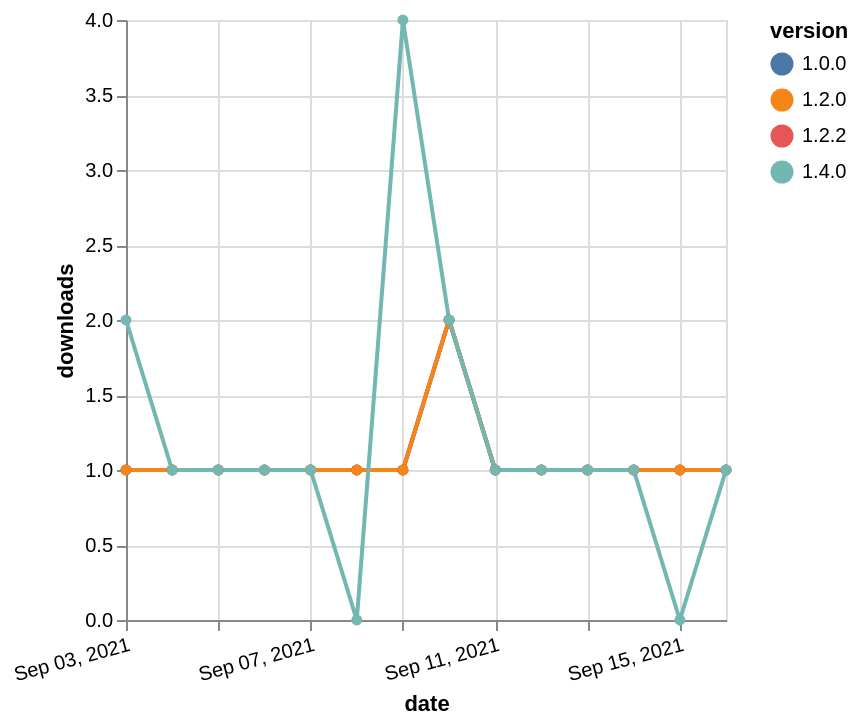

Describe this chart as a Vega-Lite specification.
### Vega-Lite specification from a JSON file in a GitHub repository (floating-point values rounded to 4 significant figures)
{"$schema": "https://vega.github.io/schema/vega-lite/v5.json", "description": "A simple bar chart with embedded data.", "data": {"values": [{"date": "2021-09-03", "total": 167, "delta": 1, "version": "1.0.0"}, {"date": "2021-09-04", "total": 168, "delta": 1, "version": "1.0.0"}, {"date": "2021-09-05", "total": 169, "delta": 1, "version": "1.0.0"}, {"date": "2021-09-06", "total": 170, "delta": 1, "version": "1.0.0"}, {"date": "2021-09-07", "total": 171, "delta": 1, "version": "1.0.0"}, {"date": "2021-09-08", "total": 172, "delta": 1, "version": "1.0.0"}, {"date": "2021-09-09", "total": 173, "delta": 1, "version": "1.0.0"}, {"date": "2021-09-10", "total": 175, "delta": 2, "version": "1.0.0"}, {"date": "2021-09-11", "total": 176, "delta": 1, "version": "1.0.0"}, {"date": "2021-09-12", "total": 177, "delta": 1, "version": "1.0.0"}, {"date": "2021-09-13", "total": 178, "delta": 1, "version": "1.0.0"}, {"date": "2021-09-14", "total": 179, "delta": 1, "version": "1.0.0"}, {"date": "2021-09-15", "total": 180, "delta": 1, "version": "1.0.0"}, {"date": "2021-09-16", "total": 181, "delta": 1, "version": "1.0.0"}, {"date": "2021-09-03", "total": 136, "delta": 1, "version": "1.2.2"}, {"date": "2021-09-04", "total": 137, "delta": 1, "version": "1.2.2"}, {"date": "2021-09-05", "total": 138, "delta": 1, "version": "1.2.2"}, {"date": "2021-09-06", "total": 139, "delta": 1, "version": "1.2.2"}, {"date": "2021-09-07", "total": 140, "delta": 1, "version": "1.2.2"}, {"date": "2021-09-08", "total": 141, "delta": 1, "version": "1.2.2"}, {"date": "2021-09-09", "total": 142, "delta": 1, "version": "1.2.2"}, {"date": "2021-09-10", "total": 144, "delta": 2, "version": "1.2.2"}, {"date": "2021-09-11", "total": 145, "delta": 1, "version": "1.2.2"}, {"date": "2021-09-12", "total": 146, "delta": 1, "version": "1.2.2"}, {"date": "2021-09-13", "total": 147, "delta": 1, "version": "1.2.2"}, {"date": "2021-09-14", "total": 148, "delta": 1, "version": "1.2.2"}, {"date": "2021-09-15", "total": 149, "delta": 1, "version": "1.2.2"}, {"date": "2021-09-16", "total": 150, "delta": 1, "version": "1.2.2"}, {"date": "2021-09-03", "total": 154, "delta": 1, "version": "1.2.0"}, {"date": "2021-09-04", "total": 155, "delta": 1, "version": "1.2.0"}, {"date": "2021-09-05", "total": 156, "delta": 1, "version": "1.2.0"}, {"date": "2021-09-06", "total": 157, "delta": 1, "version": "1.2.0"}, {"date": "2021-09-07", "total": 158, "delta": 1, "version": "1.2.0"}, {"date": "2021-09-08", "total": 159, "delta": 1, "version": "1.2.0"}, {"date": "2021-09-09", "total": 160, "delta": 1, "version": "1.2.0"}, {"date": "2021-09-10", "total": 162, "delta": 2, "version": "1.2.0"}, {"date": "2021-09-11", "total": 163, "delta": 1, "version": "1.2.0"}, {"date": "2021-09-12", "total": 164, "delta": 1, "version": "1.2.0"}, {"date": "2021-09-13", "total": 165, "delta": 1, "version": "1.2.0"}, {"date": "2021-09-14", "total": 166, "delta": 1, "version": "1.2.0"}, {"date": "2021-09-15", "total": 167, "delta": 1, "version": "1.2.0"}, {"date": "2021-09-16", "total": 168, "delta": 1, "version": "1.2.0"}, {"date": "2021-09-03", "total": 121, "delta": 2, "version": "1.4.0"}, {"date": "2021-09-04", "total": 122, "delta": 1, "version": "1.4.0"}, {"date": "2021-09-05", "total": 123, "delta": 1, "version": "1.4.0"}, {"date": "2021-09-06", "total": 124, "delta": 1, "version": "1.4.0"}, {"date": "2021-09-07", "total": 125, "delta": 1, "version": "1.4.0"}, {"date": "2021-09-08", "total": 125, "delta": 0, "version": "1.4.0"}, {"date": "2021-09-09", "total": 129, "delta": 4, "version": "1.4.0"}, {"date": "2021-09-10", "total": 131, "delta": 2, "version": "1.4.0"}, {"date": "2021-09-11", "total": 132, "delta": 1, "version": "1.4.0"}, {"date": "2021-09-12", "total": 133, "delta": 1, "version": "1.4.0"}, {"date": "2021-09-13", "total": 134, "delta": 1, "version": "1.4.0"}, {"date": "2021-09-14", "total": 135, "delta": 1, "version": "1.4.0"}, {"date": "2021-09-15", "total": 135, "delta": 0, "version": "1.4.0"}, {"date": "2021-09-16", "total": 136, "delta": 1, "version": "1.4.0"}]}, "width": "container", "mark": {"type": "line", "point": {"filled": true}}, "encoding": {"x": {"field": "date", "type": "temporal", "timeUnit": "yearmonthdate", "title": "date", "axis": {"labelAngle": -15}}, "y": {"field": "delta", "type": "quantitative", "title": "downloads"}, "color": {"field": "version", "type": "nominal"}, "tooltip": {"field": "delta"}}}
